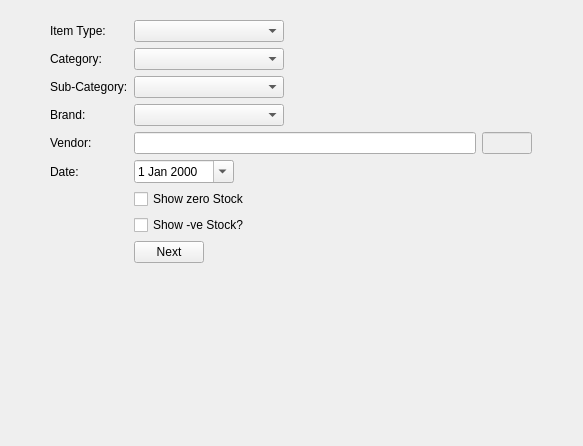
<?xml version="1.0" encoding="UTF-8"?>
<ui version="4.0">
 <class>StockReport</class>
 <widget class="QWidget" name="StockReport">
  <property name="geometry">
   <rect>
    <x>0</x>
    <y>0</y>
    <width>583</width>
    <height>446</height>
   </rect>
  </property>
  <property name="windowTitle">
   <string>Form</string>
  </property>
  <layout class="QGridLayout" name="gridLayout">
   <item row="0" column="0">
    <widget class="QFrame" name="frame">
     <property name="maximumSize">
      <size>
       <width>500</width>
       <height>16777215</height>
      </size>
     </property>
     <property name="frameShape">
      <enum>QFrame::NoFrame</enum>
     </property>
     <property name="frameShadow">
      <enum>QFrame::Raised</enum>
     </property>
     <layout class="QFormLayout" name="formLayout">
      <item row="1" column="0">
       <widget class="QLabel" name="label_2">
        <property name="text">
         <string>Item Type:</string>
        </property>
       </widget>
      </item>
      <item row="5" column="0">
       <widget class="QLabel" name="label_3">
        <property name="text">
         <string>Vendor:</string>
        </property>
       </widget>
      </item>
      <item row="5" column="1">
       <layout class="QHBoxLayout" name="horizontalLayout">
        <item>
         <widget class="QLineEdit" name="vendorname"/>
        </item>
        <item>
         <widget class="QLineEdit" name="vendorid">
          <property name="enabled">
           <bool>false</bool>
          </property>
          <property name="maximumSize">
           <size>
            <width>50</width>
            <height>16777215</height>
           </size>
          </property>
         </widget>
        </item>
       </layout>
      </item>
      <item row="10" column="1">
       <widget class="QPushButton" name="btn_next">
        <property name="maximumSize">
         <size>
          <width>70</width>
          <height>16777215</height>
         </size>
        </property>
        <property name="text">
         <string>Next</string>
        </property>
       </widget>
      </item>
      <item row="6" column="1">
       <widget class="QDateEdit" name="date">
        <property name="maximumSize">
         <size>
          <width>100</width>
          <height>16777215</height>
         </size>
        </property>
        <property name="calendarPopup">
         <bool>true</bool>
        </property>
       </widget>
      </item>
      <item row="6" column="0">
       <widget class="QLabel" name="label">
        <property name="text">
         <string>Date:</string>
        </property>
       </widget>
      </item>
      <item row="1" column="1">
       <widget class="QComboBox" name="itemtype">
        <property name="maximumSize">
         <size>
          <width>150</width>
          <height>16777215</height>
         </size>
        </property>
       </widget>
      </item>
      <item row="2" column="0">
       <widget class="QLabel" name="label_4">
        <property name="text">
         <string>Category:</string>
        </property>
       </widget>
      </item>
      <item row="2" column="1">
       <widget class="QComboBox" name="category">
        <property name="maximumSize">
         <size>
          <width>150</width>
          <height>16777215</height>
         </size>
        </property>
       </widget>
      </item>
      <item row="3" column="1">
       <widget class="QComboBox" name="subcategory">
        <property name="maximumSize">
         <size>
          <width>150</width>
          <height>16777215</height>
         </size>
        </property>
       </widget>
      </item>
      <item row="3" column="0">
       <widget class="QLabel" name="label_5">
        <property name="text">
         <string>Sub-Category:</string>
        </property>
       </widget>
      </item>
      <item row="4" column="0">
       <widget class="QLabel" name="label_6">
        <property name="text">
         <string>Brand:</string>
        </property>
       </widget>
      </item>
      <item row="4" column="1">
       <widget class="QComboBox" name="brand">
        <property name="maximumSize">
         <size>
          <width>150</width>
          <height>16777215</height>
         </size>
        </property>
       </widget>
      </item>
      <item row="8" column="1">
       <widget class="QCheckBox" name="showzero">
        <property name="maximumSize">
         <size>
          <width>110</width>
          <height>16777215</height>
         </size>
        </property>
        <property name="text">
         <string>Show zero Stock?</string>
        </property>
       </widget>
      </item>
      <item row="9" column="1">
       <widget class="QCheckBox" name="shownegative">
        <property name="maximumSize">
         <size>
          <width>110</width>
          <height>16777215</height>
         </size>
        </property>
        <property name="text">
         <string>Show -ve Stock?</string>
        </property>
       </widget>
      </item>
     </layout>
    </widget>
   </item>
  </layout>
 </widget>
 <resources/>
 <connections/>
</ui>
